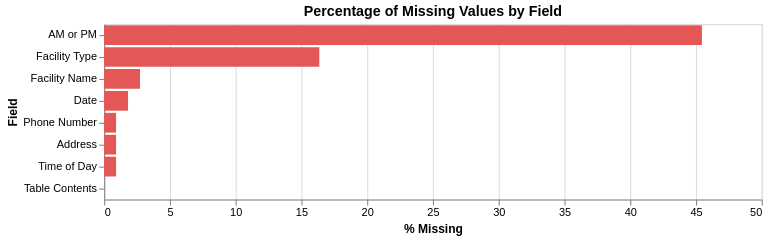

Write notebook code for a chart like this one.
### Code cell
missing_chart = alt.Chart(stats_df).mark_bar().encode(
    x=alt.X('Missing_Percent:Q', title='% Missing'),
    y=alt.Y('Field:N', sort='-x', title='Field'),
    color=alt.value('#e45756'),  # Red color for missing
    tooltip=['Field', 'Missing_Count', alt.Tooltip('Missing_Percent:Q', format='.1f')]
).properties(
    width=600,
    title='Percentage of Missing Values by Field'
)

missing_chart

### Figure 1 — Vega-Lite specification as saved in the notebook (floating-point values rounded to 4 significant figures)
{"config": {"view": {"continuousWidth": 300, "continuousHeight": 300}}, "data": {"name": "data-da1bffc6d8271b90ca8c1fb4e361cb1c"}, "mark": {"type": "bar"}, "encoding": {"color": {"value": "#e45756"}, "tooltip": [{"field": "Field", "type": "nominal"}, {"field": "Missing_Count", "type": "quantitative"}, {"field": "Missing_Percent", "format": ".1f", "type": "quantitative"}], "x": {"field": "Missing_Percent", "title": "% Missing", "type": "quantitative"}, "y": {"field": "Field", "sort": "-x", "title": "Field", "type": "nominal"}}, "title": "Percentage of Missing Values by Field", "width": 600, "$schema": "https://vega.github.io/schema/vega-lite/v5.20.1.json", "datasets": {"data-da1bffc6d8271b90ca8c1fb4e361cb1c": [{"Field": "Facility Name", "Missing_Count": 3, "Missing_Percent": 2.727, "Complete_Count": 107, "Complete_Percent": 97.27, "Section": "Basic Info"}, {"Field": "Phone Number", "Missing_Count": 1, "Missing_Percent": 0.9091, "Complete_Count": 109, "Complete_Percent": 99.09, "Section": "Basic Info"}, {"Field": "Date", "Missing_Count": 2, "Missing_Percent": 1.818, "Complete_Count": 108, "Complete_Percent": 98.18, "Section": "Basic Info"}, {"Field": "Address", "Missing_Count": 1, "Missing_Percent": 0.9091, "Complete_Count": 109, "Complete_Percent": 99.09, "Section": "Basic Info"}, {"Field": "Facility Type", "Missing_Count": 18, "Missing_Percent": 16.36, "Complete_Count": 92, "Complete_Percent": 83.64, "Section": "Secondary Info"}, {"Field": "Time of Day", "Missing_Count": 1, "Missing_Percent": 0.9091, "Complete_Count": 109, "Complete_Percent": 99.09, "Section": "Secondary Info"}, {"Field": "AM or PM", "Missing_Count": 50, "Missing_Percent": 45.45, "Complete_Count": 60, "Complete_Percent": 54.55, "Section": "Secondary Info"}, {"Field": "Table Contents", "Missing_Count": 0, "Missing_Percent": 0.0, "Complete_Count": 110, "Complete_Percent": 100.0, "Section": "Table Data"}]}}
